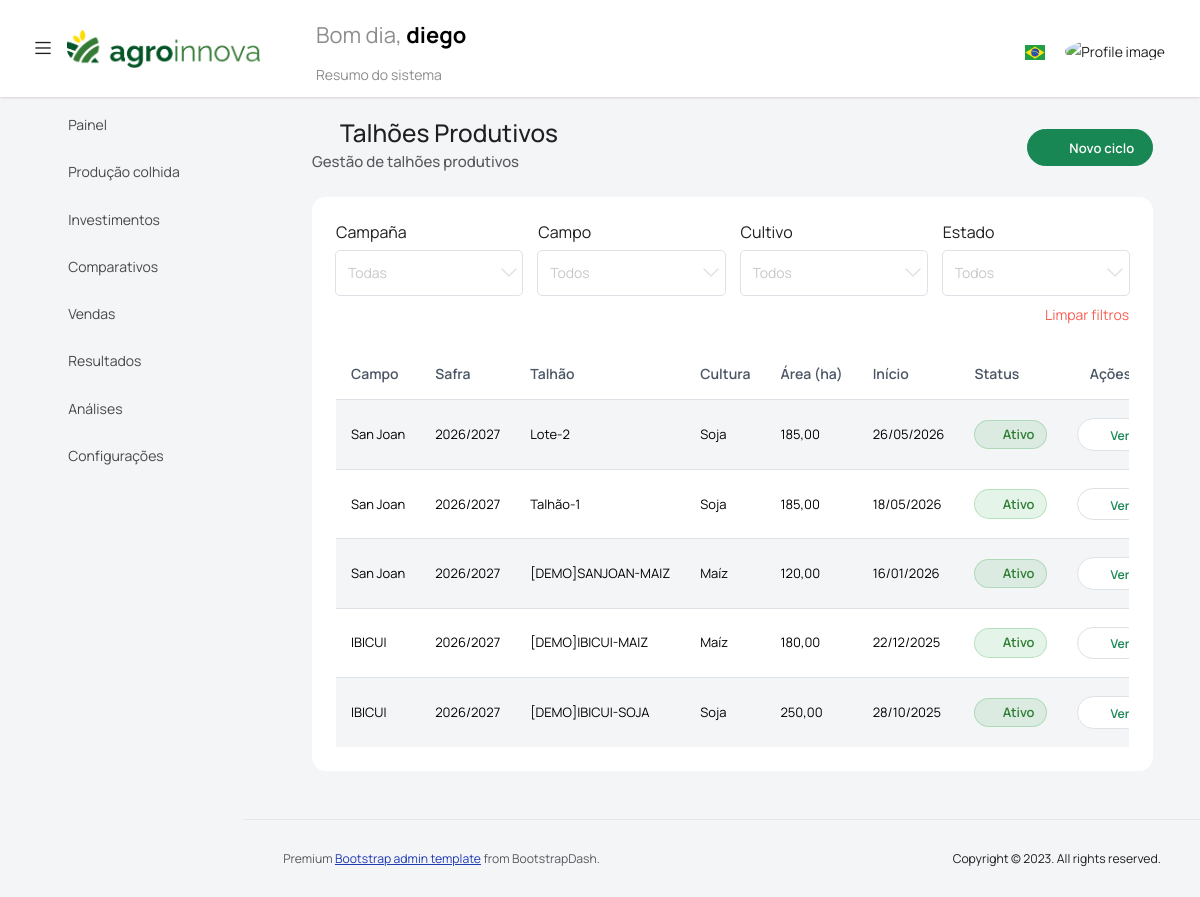
The page /ciclos/ (signed in) on the database as committed earlier.
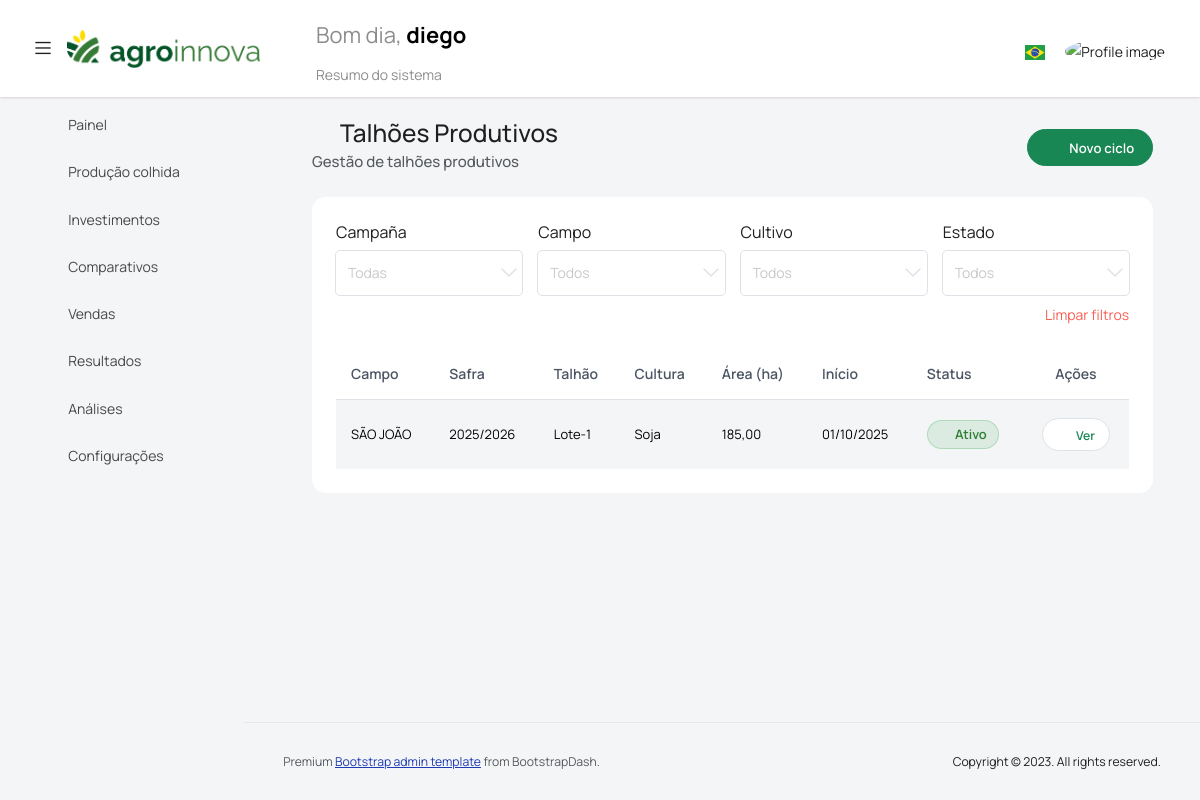
The same page on the database as committed later.
### gestion_agro/models.py (models this page shows, shortened)
class CicloAgricola(models.Model):
    campo         = models.ForeignKey(Campo, on_delete=models.CASCADE, related_name="ciclos")
    area          = models.ForeignKey(AreaCampo, on_delete=models.PROTECT, null=True, blank=True, related_name="ciclos")
    campana       = models.ForeignKey(Campana, on_delete=models.CASCADE, related_name="ciclos")
    nombre_lote   = models.CharField(max_length=50, blank=True, null=True)
    cultivo       = models.ForeignKey(Cultivo, on_delete=models.CASCADE, related_name="ciclos")
    producto_final = models.ForeignKey(
        "Producto", on_delete=models.CASCADE,
        null=True, blank=True, related_name="ciclos_producto_final",
    )
    contorno      = models.TextField(null=True, blank=True, verbose_name=_("Contorno del lote (GeoJSON)"))
    superficie_ha = models.DecimalField(max_digits=8, decimal_places=2)
    fecha_inicio  = models.DateField()
    fecha_fin     = models.DateField(null=True, blank=True)
    activa        = models.BooleanField(default=True)
    class Meta:
        verbose_name = _("Ciclo agrícola")
        verbose_name_plural = _("Ciclos agrícolas")
        ordering = ["-fecha_inicio", "-id"]

class Campo(models.Model):
    empresa = models.ForeignKey(Empresa, on_delete=models.CASCADE,verbose_name=_("Empresa"), )
    nombre = models.CharField( max_length=100, verbose_name=_("Nombre del campo"),)
    ciudad =models.ForeignKey("agro.Ciudad", on_delete=models.CASCADE, verbose_name=_("Ciudad / Localidad"), )
    descripcion = models.CharField( max_length=100, verbose_name=_("Descripción"), )
    superficie_ha = models.DecimalField(max_digits=10, decimal_places=2, verbose_name=_("Superficie total"),
        help_text=_("Superficie total del campo expresada en hectáreas"),
    )
    image = models.ImageField( default="default.jpg", upload_to="campos", verbose_name=_("Imagen"),)
    observaciones = models.TextField(null=True, blank=True, verbose_name=_("Observaciones"),)
    contorno      = models.TextField(null=True, blank=True, verbose_name=_("Contorno (GeoJSON)"))
    class Meta:
        verbose_name = _("Campo")
        verbose_name_plural = _("Campos")
    def __str__(self):
        return f"{self.nombre} ({self.superficie_ha} ha)"

class Campana(models.Model):
    empresa = models.ForeignKey(Empresa, on_delete=models.CASCADE, verbose_name=_("Empresa"))
    nombre = models.CharField(max_length=9, editable=False, verbose_name=_("Campaña"))
    fecha_desde = models.DateField(verbose_name=_("Fecha de inicio"))
    fecha_hasta = models.DateField(verbose_name=_("Fecha de finalización"))
    activa = models.BooleanField(default=False, verbose_name=_("Campaña activa"))
    observaciones = models.TextField(null=True, blank=True, verbose_name=_("Observaciones"))
    class Meta:
        verbose_name = _("Campaña")
        verbose_name_plural = _("Campañas")
        ordering = ["-fecha_desde"]
        unique_together = ("empresa", "nombre")
    def __str__(self):
        return self.nombre

class Cultivo(models.Model):
    empresa = models.ForeignKey(Empresa, on_delete=models.CASCADE, related_name="cultivos")
    nombre = models.CharField(max_length=100, unique=True, verbose_name=_("Cultura"))
    producto_default = models.ForeignKey(
        "Producto",
        on_delete=models.CASCADE,
        related_name="cultivos",
        verbose_name=_("Producto asociado"),
        null=True,
        blank=True
    )
    productos_finales = models.ManyToManyField(
        "Producto",
        related_name="cultivos_finales",
        blank=True,
        verbose_name=_("Productos finales (cosecha)")
    )
    class Meta:
        verbose_name = _("Cultura")
        verbose_name_plural = _("Culturas")
        ordering = ["nombre"]
    def __str__(self):
        return self.nombre

### gestion_agro/views.py (the view)
# urls.py: path('ciclos/', vista_lista_ciclos, name='vista_lista_ciclos'),
@login_required
def vista_lista_ciclos(request):
    empresa = request.user.profile.empresa
    ciclos = (
        CicloAgricola.objects.filter(
            campo__empresa=empresa,
            activa=True
        )
        .select_related("campo", "campana", "cultivo")
        .order_by("-fecha_inicio")
    )
    form = CicloFiltroForm(empresa=empresa)
    context = {
        "ciclos": ciclos,
        "form": form,
        "empresa": empresa,
    }
    return render(request, "vista_lista_ciclos.html", context)

### gestion_agro/forms.py
class CicloFiltroForm(BaseSimpleForm):
    campana = forms.ModelChoiceField(queryset=None, required=False, empty_label="Todas", label="Campaña")
    campo = forms.ModelChoiceField(queryset=None, required=False, empty_label="Todos", label="Campo" )
    cultivo = forms.ModelChoiceField(queryset=None, required=False, empty_label="Todos", label="Cultivo")
    estado = forms.ChoiceField(choices=[("", "Todos"), ("activo", "Activo"), ("cerrado", "Cerrado"), ], required=False, label="Estado" )
    def __init__(self, *args, **kwargs):
        empresa = kwargs.pop("empresa", None)
        super().__init__(*args, **kwargs)
        if empresa:
            self.fields["campana"].queryset = Campana.objects.filter(empresa=empresa).order_by("-fecha_desde")
            self.fields["campo"].queryset = Campo.objects.filter(empresa=empresa).order_by("nombre")
        self.fields["cultivo"].queryset = Cultivo.objects.all().order_by("nombre")

### templates/vista_lista_ciclos.html (shortened to what the changed rows need)
{% extends 'base.html' %}
{% load static %}
{% load i18n %}
{% block content %}
<div class="container-fluid">
    <div class="upload-card">
        <div class="col-lg-12 grid-margin stretch-card">
            <div class="card">
                <div class="card-body">
                    <div id="contenedor-tabla-ciclos">
                        <div class="table-responsive">
                            <table class="table table-striped align-middle">
                                <thead>
                                    <tr>
                                        <th>{% translate "Campo" %}</th>
                                        <th>{% translate "Campaña" %}</th>
                                        <th>{% translate "Lote" %}</th>
                                        <th>{% translate "Cultivo" %}</th>
                                        <th>{% translate "Superficie (ha)" %}</th>
                                        <th>{% translate "Inicio" %}</th>
                                        <th>{% translate "Estado" %}</th>
                                        <th class="text-center">{% translate "Acciones" %}</th>
                                    </tr>
                                </thead>
                                <tbody id="tabla_ciclos">
                                    {% for ciclo in ciclos %}
                                    <tr>
                                        <td>{{ ciclo.campo.nombre }}</td>
                                        <td>{{ ciclo.campana }}</td>
                                        <td>{{ ciclo.nombre_lote }}</td>
                                        <td>{{ ciclo.cultivo }}</td>
                                        <td>{{ ciclo.superficie_ha }}</td>
                                        <td>{{ ciclo.fecha_inicio|date:"d/m/Y" }}</td>
                                        <td>
                                            {% if ciclo.fecha_fin %}
                                                <span class="badge-estado-cerrado">
                                                    <i class="mdi mdi-lock-outline"></i>
                                                    {% translate "Cerrado" %}
                                                </span>
                                            {% else %}
                                                <span class="badge-estado-activo">
                                                    <i class="mdi mdi-check-circle-outline"></i>
                                                    {% translate "Activo" %}
                                                </span>
                                            {% endif %}
                                        </td>
                                        <td class="text-center">
                                            <a href="{% url 'vista_detalle_ciclo' ciclo.id %}" class="btn btn-sm btn-outline-success btn-ver-ciclo">
                                                <i class="mdi mdi-eye-outline me-1"></i>
                                                {% translate "Ver" %}
                                            </a>
                                        </td>
                                    </tr>
                                    {% empty %}
                                    <tr>
                                        <td colspan="8" class="text-center text-muted">
                                            {% translate "No hay ciclos agrícolas creados" %}
                                        </td>
                                    </tr>
                                    {% endfor %}
                                </tbody>
                            </table>
                        </div>
                    </div>
                </div>
            </div>
        </div>
    </div>
</div>
{% endblock %}

Rows that differ between the two databases and show on the page:
removed CicloAgricola: campo.nombre "San Joan", campana "2026/2027", nombre_lote "Lote-2", cultivo "Soja", superficie_ha "185,00", fecha_inicio "26/05/2026"
removed CicloAgricola: campo.nombre "San Joan", campana "2026/2027", nombre_lote "Talhão-1", cultivo "Soja", superficie_ha "185,00", fecha_inicio "18/05/2026"
removed CicloAgricola: campo.nombre "San Joan", campana "2026/2027", nombre_lote "[DEMO]SANJOAN-MAIZ", cultivo "Maíz", superficie_ha "120,00", fecha_inicio "16/01/2026"
removed CicloAgricola: campo.nombre "IBICUI", campana "2026/2027", nombre_lote "[DEMO]IBICUI-MAIZ", cultivo "Maíz", superficie_ha "180,00", fecha_inicio "22/12/2025"
removed CicloAgricola: campo.nombre "IBICUI", campana "2026/2027", nombre_lote "[DEMO]IBICUI-SOJA", cultivo "Soja", superficie_ha "250,00", fecha_inicio "28/10/2025"
added CicloAgricola: campo.nombre "SÃO JOÃO", campana "2025/2026", nombre_lote "Lote-1", cultivo "Soja", superficie_ha "185,00", fecha_inicio "01/10/2025"
